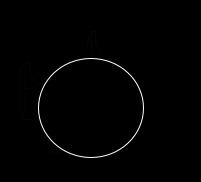
%> input picture skelmetric/test7.png, 201 x 182 px, given in place of test1.png, which was not available
$ octave shapedist_test.m   (GNU Octave 9; MATLAB toolbox functions it lacks are replaced by stand-ins)
%> lines starting %> are read from the running program, lines starting %| are printed output that depends on the picture; in (x1, y1, x2, y2) boxes, pixels count from 0 and x2, y2 are one past the last pixel; in counts of white or black regions, pixels touching at a corner belong together; the program's own positions count from 1; pictures that were not available may be replaced by others from this repository, and a replacement may not be noted
### old_analysis_20180116/functions/shapedist.m

function im_sd = shapedist(im)
% Performs shapedist transform on binary image of single region. Useful for
% finding lengths of shortest paths contained in shape from a center point
% to perimeter points.
%
% Starting from an initial point 0 inside the shape, look at nbhd (8) and
% update points with +1 if inside the shape and -1 if outside shape.
%
% Function will accept binary image of single region and return shapedist
% transfrom integer array
%
% INPUTS:
%   im - binary image of a region
%
% OUTPUTS:
%   im_sd - integer array of shapedist transform
%
% TODO: Make selecting pixels in loop function to analyse more efficient.
%
% Blake Cook 2017-12-19
% ------------------------

%get region data
regions = regionprops(im);
%if there is more than one region, select region with largest area
if length(regions)>1
    disp('More than one region detected, selection largest connected component');
    im_label = labelmatrix(bwconncomp(im));

    regions_cell = struct2cell(regions);
    areas = cell2mat(regions_cell(1,:));
    area_index = find(areas == max(areas));

    im = ismember(im_label, area_index) > 0;
    regions = regionprops(im);
end

%get center pixel, returns in x-y coords
size_im = size(im);
center_pixel = round(regions(1).Centroid);
%convert to row-col coords
center_pixel = fliplr(center_pixel);

%select new center if centroid is not inside the shape
if im(center_pixel(1), center_pixel(2)) == 0

    disp('Centroid not located inside shape, finding initial starting point');
    imshow(im,[],'InitialMagnification', 'fit');
    hold on; plot(center_pixel(1), center_pixel(2), 'r+'); hold off;

    boundary = bwboundaries(im); %isolate object bondary in image
    boundary = cell2mat(boundary); %convert 1s on image into coordinates
    x = boundary(:,2);
    y = boundary(:,1);

    xCenter = center_pixel(2);
    yCenter = center_pixel(1);

    [angles, distances] = cart2pol(x-xCenter,y-yCenter);

    %get index of boundary point with shortest dist to centroid
    nearest_index = find(distances == min(distances));
    nearest_index = nearest_index(1);

    %get index of point with smallest angular deviation
    search_angle = angles(nearest_index);
    sorted_angles = sort(abs(angles-search_angle));

    %find possible indidies, sort possible distances by length
    possible_index = (abs(angles - search_angle) <= sorted_angles(2));
    sorted_distances = sort(distances(possible_index));

    %get index of point with next smallest distance from centroid
    ray_index = find(distances == sorted_distances(2) & possible_index);


    %propose new center, convert x-y to row-col
    center_pixel(2) = round((x(ray_index) + x(nearest_index))/2);
    center_pixel(1) = round((y(ray_index) + y(nearest_index))/2);

% [10 lines of commented-out code are left out]

end

%initialise output and input for loop
im_sd = zeros(size(im), 'int8'); %change int size here if image too big)
input = [center_pixel(1), center_pixel(2)];

%set loop maximum to be largest distance of pixels between im boundaries
%plus 2 (include one extra loop for center pixel and another for safety)
% loop_max = max([center_pixel, abs(center_pixel-size(im))+1]) + 1;
loop_max = max(size_im)^2;

for loop = 1:loop_max

    [im_sd, new_input, stop_flag] = shapedist_loop(im, im_sd, input);
    input = new_input;

%     % -- debug --
%     imshow(mat2gray(im_sd), [], 'InitialMagnification', 'fit');
%     pause(0.5);

    if (stop_flag == 1)
        break;
    end

end

if loop == loop_max
    warning('reached max loop number, transform may be incomplete');
end

end


function [dist_data_new, input_new, stop_flag] = shapedist_loop(im, dist_data_old, input)
% Performs one step of the shapedist transform.
%
% For a selected point with value n, non-written neighbouring points will
% be updated with vaue n+1. Updated points to n+1 are saved in input_new
%
% Ignores selecting exterior points (value -1)
%
% Function will cycle through selected points in input, look at their
% nbhds and update them as above
%
% INPUTS:
%   im - binary image of a region
%   dis_data_old - int8 array (dims of im) previous step of shapedist
%   input - n x 2 array (double) of pixels to select and update
%
% OUTPUTS:
%   dist_data_new - int8 array next step, after updating input points
%   input_new - m x 2 array (double) of pixels to select on next step
%
% ------------------------


% initialize output
dist_data_new = dist_data_old;
input_new = zeros(8*size(input,1),2);
stop_flag = 0; %signal to stop loop in shapedist
save_index = 0; %row of input_new to update

%for each row in input
for selected_index = 1:size(input,1)

    %select pixel and get value
    selected_pixel = input(selected_index,:);
    selected_value = dist_data_old(selected_pixel(1), selected_pixel(2));

    %warn if values are too large for int8
    if selected_value >= 127
        warning('Image too big for int8 array, initialise larger array')
    end

    %only scan selected pixels with value >= 0 (ignore exterior)
    if selected_value >= 0

        %target nbhd pixels
        %loop over rows above and below selected_pixel
        i_nbhd = -1:1;
        for i = i_nbhd
            %loop over columns left and right of selected_pixel
            %(exclude target selected_pixel)
            if i ~= 0
                j_nbhd = -1:1;
            else
                j_nbhd = -1:2:1;
            end
            for j = j_nbhd

                %get target_pixel
                target_pixel = selected_pixel + [i, j];

                %if target_pixel is outside shape, set target value to -1
                %otherwise, if inside shape and has not been written to yet
                %then update to new value and add to list input_new
                if im(target_pixel(1), target_pixel(2)) == 0
                    dist_data_new(target_pixel(1), target_pixel(2)) = -1;

                elseif (im(target_pixel(1), target_pixel(2)) ~= 0) ...
                        && (dist_data_new(target_pixel(1), target_pixel(2)) == 0)

                    dist_data_new(target_pixel(1), target_pixel(2)) = selected_value + 1;

                    %check if target pixel is on boundary of image
                    boundary_flag = (target_pixel(1) == [1, size(im,1)])...
                        |(target_pixel(2) == [1, size(im,2)]);

                    %if target pixel is not on boundary of image, then add
                    %to list of pixels to update on next loop
                    if boundary_flag ~= 1
                        save_index = save_index+1;
                        input_new(save_index,:) = target_pixel;
                    end

                end

            end

        end

    end

end

%remove empty entries from input_new
input_new = input_new(1:save_index,:);
%if empty, stop loop in shapedist
if isempty(input_new) == 1
    stop_flag = 1;
end

end

### old_analysis_20180116/functions/test/shapedist_test.m
%load test image
im = im2bw(imread('test1.png'));
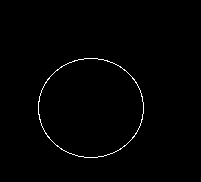
%> im: size 182x201 logical; 0.86% white in thin lines or dots, all inside (x1, y1, x2, y2) = (38, 58, 144, 158)

%show binary image
figure(1);
set(gcf, 'Position', get(0,'Screensize'));
subplot(2,2,1)
imshow(im, [], 'InitialMagnification', 'fit');
title('Original binary image')

%test function
im_sd = shapedist(im);
%> in shapedist, `regions = regionprops(im);`: regions = 1 region; box (x1, y1, x2, y2), Area and Centroid: (38, 58, 144, 158) 315 [91.3 108.2]
%> in shapedist, `center_pixel = round(regions(1).Centroid);`: center_pixel = [91 108]
%> in shapedist, `center_pixel = fliplr(center_pixel);`: center_pixel = [108 91]
%> in shapedist, `boundary = bwboundaries(im);`: boundary = 2 boundaries; box (x1, y1, x2, y2) and points: (38, 58, 144, 158) 289, (39, 59, 143, 157) 285
%> in shapedist, `boundary = cell2mat(boundary);`: boundary = 574 rows, first 12: [102 39; 101 40; 100 40; 99 40; 98 40; 97 40; 96 41; 95 41; 94 41; 93 42; 92 42; 91 42]
%> in shapedist, `x = boundary(:,2);`: x = 574 values, max 144 at index 133, min 39 at index 1, mean 91.31
%> in shapedist, `y = boundary(:,1);`: y = 574 values, max 158 at index 204, min 59 at index 60, mean 108.5
%> in shapedist, `xCenter = center_pixel(2);`: xCenter = 91
%> in shapedist, `yCenter = center_pixel(1);`: yCenter = 108
%> in shapedist, `[angles, distances] = cart2pol(x-xCenter,y-yCenter);`: angles = 574 values, max 3.14 at index 283, min -3.12 at index 284, mean 0.0113; distances = 574 values, max 53.37 at index 150, min 47.52 at index 348, mean 50.53
%> in shapedist, `nearest_index = find(distances == min(distances));`: nearest_index = 348
%> in shapedist, `search_angle = angles(nearest_index);`: search_angle = -1.72
%> in shapedist, `sorted_angles = sort(abs(angles-search_angle));`: sorted_angles = 574 values from 0 to 4.86
%> in shapedist, `possible_index = (abs(angles - search_angle) <= sorted_angles(2));`: possible_index = 574 logical values, 2 true
%> in shapedist, `sorted_distances = sort(distances(possible_index));`: sorted_distances = [47.52; 48.51]
%> in shapedist, `ray_index = find(distances == sorted_distances(2) & possible_index);`: ray_index = 59
%> in shapedist, `input = [center_pixel(1), center_pixel(2)];`: input = [61 84]
%> the loop in shapedist, `for loop = 1:loop_max` made 145 passes
%> input on passes 1 to 12: [60 83; 60 84], [60 82; 59 85], [60 81; 59 86], [60 80; 59 87], [60 79; 59 88], [61 78; 59 89], [61 77; 59 90], [61 76; 59 91], [61 75; 62 75; 59 92], [62 74; 59 93], [62 73; 59 94], [63 72; 59 95]
%> after the loop in shapedist, `for loop = 1:loop_max`: stop_flag = 1

%show output in greyscale
subplot(2,2,2)
imshow(mat2gray(im_sd), [], 'InitialMagnification', 'fit');
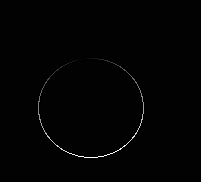
%> displayed picture: size 182x201, on the screen's scale of 0 to 255; min 0, max 255, mean 3.2
title('Greyscale shapedist');

%extract boundary of output and show
subplot(2,2,3)
imshow(im_sd.*int8(bwperim(im)), [], 'InitialMagnification', 'fit');
title('Boundary values');

boundary = bwboundaries(im);
%> boundary = 2 boundaries; box (x1, y1, x2, y2) and points: (38, 58, 144, 158) 289, (39, 59, 143, 157) 285
boundary = cell2mat(boundary);
%> boundary = 574 rows, first 12: [102 39; 101 40; 100 40; 99 40; 98 40; 97 40; 96 41; 95 41; 94 41; 93 42; 92 42; 91 42]
ind = sub2ind(size(im), boundary(:,1), boundary(:,2));
%> ind = 574 values, max 26140 at index 144, min 7018 at index 1, mean 16545.5

x = linspace(0,1,length(ind));
%> x = 574 values from 0 to 1
y = double(im_sd(ind))/double(max(im_sd(ind)));
%> y = 574 values, max 1 at index 185, min -0.00787 at index 290, mean 0.279

%rearrange plot data y, start at minimum value
tmp = find(y == min(y));
%> tmp = 285 values from 290 to 574
y = [y(tmp:end); y(1:tmp-1)];
%> y = 574 values, max 1 at index 470, min -0.00787 at index 1, mean 0.279

%plot values
subplot(2,2,4);
plot(x, y);
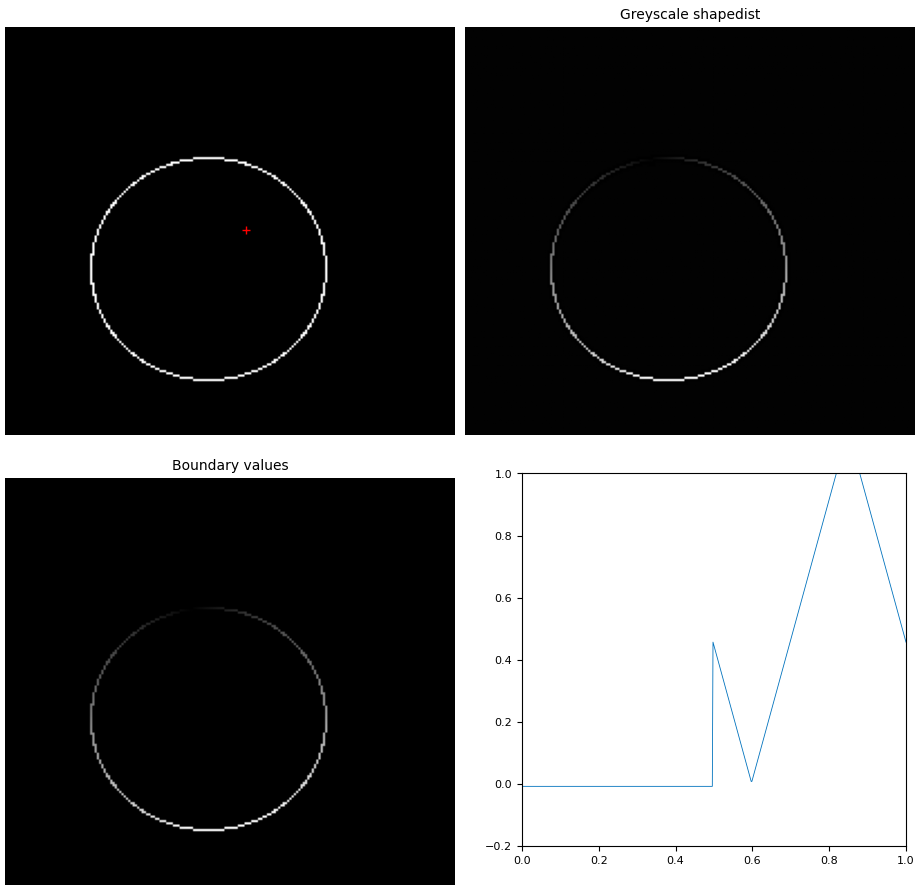
%> figure redrawn from the program's plot data, 4 panels


%find and reject peaks with low prominence
peakThreshold = 0.15;
%> (the run ends here)
